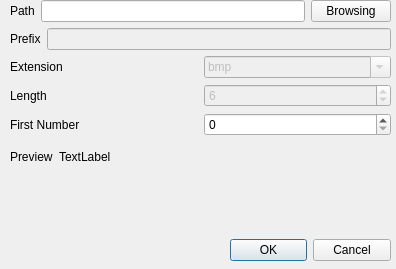
<?xml version="1.0" encoding="UTF-8"?>
<ui version="4.0">
 <class>SequenceDialog</class>
 <widget class="QDialog" name="SequenceDialog">
  <property name="geometry">
   <rect>
    <x>0</x>
    <y>0</y>
    <width>396</width>
    <height>269</height>
   </rect>
  </property>
  <property name="windowTitle">
   <string>Sequence Attribute</string>
  </property>
  <widget class="QDialogButtonBox" name="buttonBox">
   <property name="geometry">
    <rect>
     <x>230</x>
     <y>230</y>
     <width>161</width>
     <height>41</height>
    </rect>
   </property>
   <property name="orientation">
    <enum>Qt::Horizontal</enum>
   </property>
   <property name="standardButtons">
    <set>QDialogButtonBox::Cancel|QDialogButtonBox::Ok</set>
   </property>
   <property name="centerButtons">
    <bool>true</bool>
   </property>
  </widget>
  <widget class="QWidget" name="layoutWidget">
   <property name="geometry">
    <rect>
     <x>10</x>
     <y>0</y>
     <width>381</width>
     <height>139</height>
    </rect>
   </property>
   <layout class="QVBoxLayout" name="verticalLayout">
    <item>
     <layout class="QHBoxLayout" name="horizontalLayout">
      <item>
       <widget class="QLabel" name="label">
        <property name="text">
         <string>Path</string>
        </property>
       </widget>
      </item>
      <item>
       <widget class="QLineEdit" name="pathEdit">
        <property name="toolTip">
         <string extracomment="影像序列路徑"/>
        </property>
       </widget>
      </item>
      <item>
       <widget class="QPushButton" name="browsingButton">
        <property name="text">
         <string>Browsing</string>
        </property>
       </widget>
      </item>
     </layout>
    </item>
    <item>
     <layout class="QHBoxLayout" name="horizontalLayout_4">
      <item>
       <widget class="QLabel" name="label_4">
        <property name="text">
         <string>Prefix</string>
        </property>
       </widget>
      </item>
      <item>
       <widget class="QLineEdit" name="prefixEdit">
        <property name="enabled">
         <bool>false</bool>
        </property>
        <property name="toolTip">
         <string extracomment="前綴字"/>
        </property>
       </widget>
      </item>
     </layout>
    </item>
    <item>
     <layout class="QHBoxLayout" name="horizontalLayout_5">
      <item>
       <widget class="QLabel" name="label_5">
        <property name="text">
         <string>Extension</string>
        </property>
       </widget>
      </item>
      <item>
       <widget class="QComboBox" name="extensionCombo">
        <property name="enabled">
         <bool>false</bool>
        </property>
        <property name="toolTip">
         <string extracomment="選擇或輸入副檔名"/>
        </property>
        <property name="editable">
         <bool>true</bool>
        </property>
        <property name="currentIndex">
         <number>0</number>
        </property>
        <item>
         <property name="text">
          <string>bmp</string>
         </property>
        </item>
        <item>
         <property name="text">
          <string>jpg</string>
         </property>
        </item>
        <item>
         <property name="text">
          <string>jpeg</string>
         </property>
        </item>
       </widget>
      </item>
     </layout>
    </item>
    <item>
     <layout class="QHBoxLayout" name="horizontalLayout_2">
      <item>
       <widget class="QLabel" name="label_2">
        <property name="text">
         <string>Length</string>
        </property>
       </widget>
      </item>
      <item>
       <widget class="QSpinBox" name="paddingSpin">
        <property name="enabled">
         <bool>false</bool>
        </property>
        <property name="toolTip">
         <string extracomment="檔名長度"/>
        </property>
        <property name="minimum">
         <number>1</number>
        </property>
        <property name="maximum">
         <number>10</number>
        </property>
        <property name="value">
         <number>6</number>
        </property>
       </widget>
      </item>
     </layout>
    </item>
    <item>
     <layout class="QHBoxLayout" name="horizontalLayout_3">
      <item>
       <widget class="QLabel" name="label_3">
        <property name="text">
         <string>First Number</string>
        </property>
       </widget>
      </item>
      <item>
       <widget class="QSpinBox" name="firstNumberSpin">
        <property name="minimum">
         <number>0</number>
        </property>
        <property name="maximum">
         <number>1000000</number>
        </property>
        <property name="singleStep">
         <number>1</number>
        </property>
       </widget>
      </item>
     </layout>
    </item>
   </layout>
  </widget>
  <widget class="QWidget" name="layoutWidget">
   <property name="geometry">
    <rect>
     <x>10</x>
     <y>150</y>
     <width>381</width>
     <height>81</height>
    </rect>
   </property>
   <layout class="QHBoxLayout" name="horizontalLayout_6">
    <item>
     <widget class="QLabel" name="label_6">
      <property name="sizePolicy">
       <sizepolicy hsizetype="Fixed" vsizetype="Preferred">
        <horstretch>0</horstretch>
        <verstretch>0</verstretch>
       </sizepolicy>
      </property>
      <property name="text">
       <string>Preview</string>
      </property>
      <property name="scaledContents">
       <bool>false</bool>
      </property>
      <property name="alignment">
       <set>Qt::AlignLeading|Qt::AlignLeft|Qt::AlignTop</set>
      </property>
     </widget>
    </item>
    <item>
     <widget class="QLabel" name="previewLabel">
      <property name="text">
       <string>TextLabel</string>
      </property>
      <property name="scaledContents">
       <bool>true</bool>
      </property>
      <property name="alignment">
       <set>Qt::AlignLeading|Qt::AlignLeft|Qt::AlignTop</set>
      </property>
      <property name="wordWrap">
       <bool>true</bool>
      </property>
     </widget>
    </item>
   </layout>
  </widget>
  <zorder>layoutWidget</zorder>
  <zorder>layoutWidget</zorder>
  <zorder>buttonBox</zorder>
 </widget>
 <resources/>
 <connections>
  <connection>
   <sender>buttonBox</sender>
   <signal>accepted()</signal>
   <receiver>SequenceDialog</receiver>
   <slot>accept()</slot>
   <hints>
    <hint type="sourcelabel">
     <x>248</x>
     <y>254</y>
    </hint>
    <hint type="destinationlabel">
     <x>157</x>
     <y>274</y>
    </hint>
   </hints>
  </connection>
  <connection>
   <sender>buttonBox</sender>
   <signal>rejected()</signal>
   <receiver>SequenceDialog</receiver>
   <slot>reject()</slot>
   <hints>
    <hint type="sourcelabel">
     <x>316</x>
     <y>260</y>
    </hint>
    <hint type="destinationlabel">
     <x>286</x>
     <y>274</y>
    </hint>
   </hints>
  </connection>
 </connections>
</ui>
